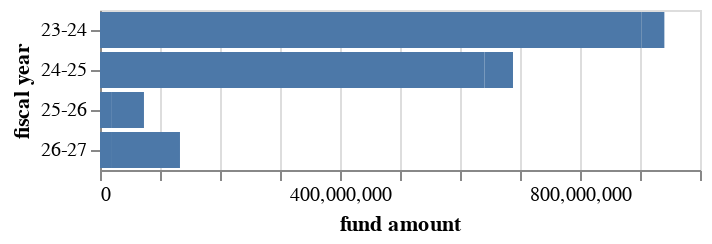

The code cell stored with this chart in its notebook:
### Code cell
by_year = melt.groupby(["fiscal year","project type"]).agg({
    "fund amount": "sum",
}).reset_index()

make_bar(by_year, y_axis = "fiscal year", x_axis = "fund amount",)

### Figure 1 — Vega-Lite specification as saved in the notebook (floating-point values rounded to 4 significant figures)
{"config": {"view": {"continuousWidth": 300, "continuousHeight": 300}}, "data": {"name": "data-abf9898fb8d4a338400be3ace86bf54c"}, "mark": {"type": "bar"}, "encoding": {"x": {"field": "fund amount", "type": "quantitative"}, "y": {"field": "fiscal year", "type": "nominal"}}, "$schema": "https://vega.github.io/schema/vega-lite/v5.17.0.json", "datasets": {"data-abf9898fb8d4a338400be3ace86bf54c": [{"fiscal year": "23-24", "project type": "capital", "fund amount": 902467777}, {"fiscal year": "23-24", "project type": "operating", "fund amount": 38154526}, {"fiscal year": "24-25", "project type": "capital", "fund amount": 640693770}, {"fiscal year": "24-25", "project type": "operating", "fund amount": 47629226}, {"fiscal year": "25-26", "project type": "capital", "fund amount": 19826278}, {"fiscal year": "25-26", "project type": "operating", "fund amount": 53440635}, {"fiscal year": "26-27", "project type": "capital", "fund amount": 18387382}, {"fiscal year": "26-27", "project type": "operating", "fund amount": 114902908}]}}
